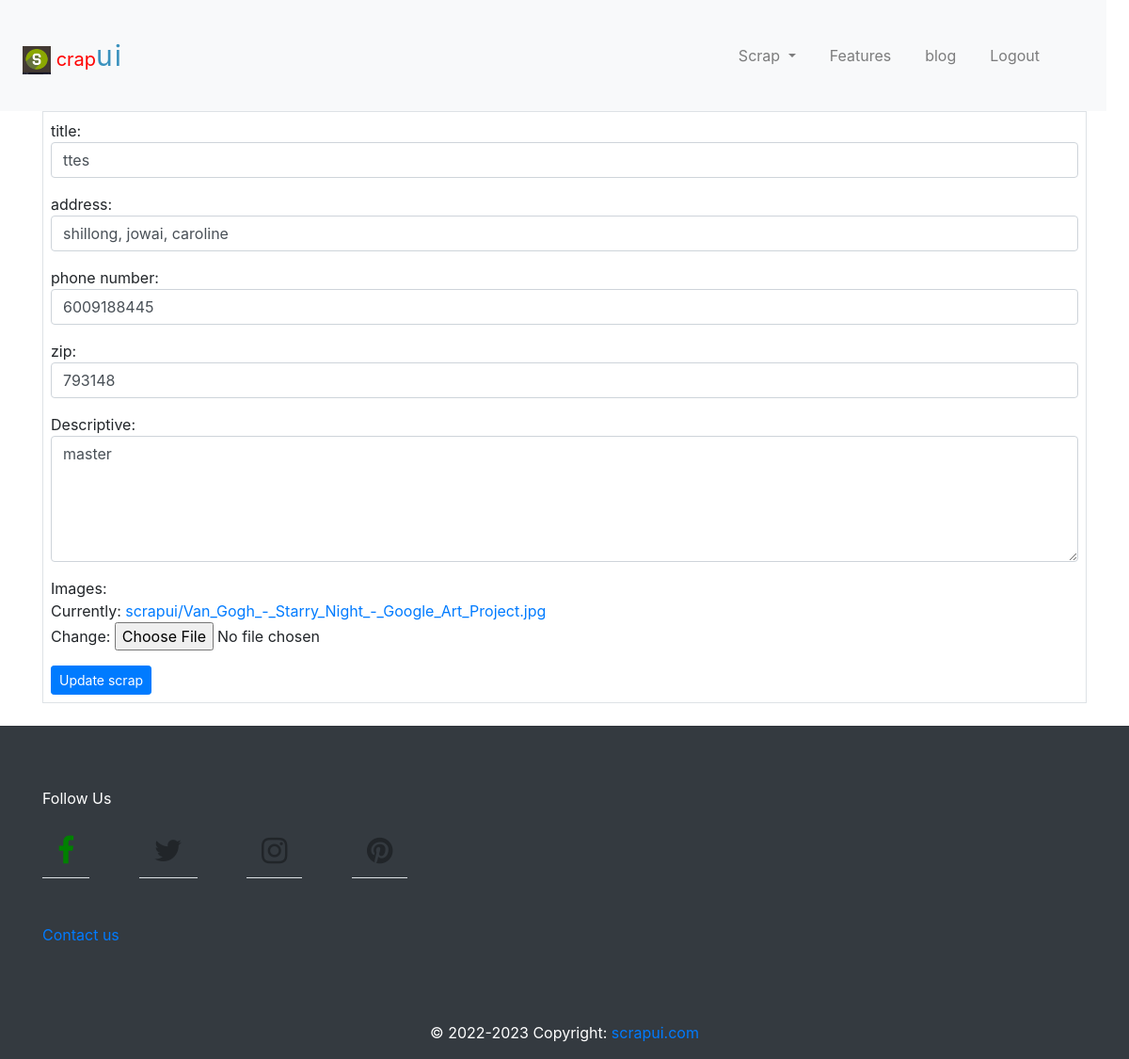
The app's page /editscrap/3/ (signed in) with its own data.
### scrapui/models.py (models this page shows, shortened)
class ScrapItem(models.Model ) :
    regex = RegexValidator(regex=r"(0|91)?[6-9][0-9]{9}",message='Invalid phone number ')
    name = models.CharField(max_length=100)
    user = models.ForeignKey( User , on_delete=models.CASCADE )
    address = models.CharField(max_length=100, blank=False)
    phone = models.CharField(validators=[regex] ,max_length=12)
    descriptive = models.TextField()
    zip  = models.IntegerField()
    status = models.BooleanField(default=False)
    images = models.ImageField( upload_to ="scrapui/")
    created   = models.DateTimeField( auto_now_add=True )
    updated   = models.DateTimeField( auto_now=True )

### scrapui/views.py (the view)
# urls.py: path('editscrap/<int:id>/' , editscrap , name='editscrap') ,
def editscrap( request ,id  ) :
    template = 'scrapui/editscrap.html'
    context = {}
    user = User.objects.get(username=request.user.username,email=request.user.email)
    getid = get_object_or_404(ScrapItem , id=id)
    print( getid.user , request.user )
    if request.method == 'POST' :
        form = Scrapform(request.POST , request.FILES , instance=getid)
        if form.is_valid() :
            if getid.user == request.user:
                f = form.save(commit=False)
                f.user = request.user
                f.save()
                messages.success(request, f'Scrap adding successfully!')
            else:
                messages.success(request, f'Unauthorized!')
            return redirect('listscrap')
    else:
        form = Scrapform(instance=getid)
    context['form'] = form
    return render( request , template , context )

### scrapui/forms.py
class Scrapform( forms.ModelForm ) :
    name = forms.CharField(label='title',max_length=50 , widget=forms.TextInput(
        attrs={'class':'form-control'}
    ))
    address = forms.CharField(label='address',max_length=50 , widget=forms.TextInput(
        attrs={'class':'form-control'}
    ))
    phone = forms.CharField(label='phone number',max_length=50 , widget=forms.TextInput(
        attrs={'class':'form-control'}
    ))
    zip = forms.IntegerField(label='zip' , widget=forms.NumberInput(
        attrs={'class':'form-control'}
    ))
    descriptive = forms.CharField(label='Descriptive',max_length=500 , widget=forms.Textarea(
        attrs={'class':'form-control','placeholder':' Please provide your question and any additional context that will be usefull for our team','rows':5}
    ))
    class Meta :
        model = ScrapItem
        fields = ['name','address','phone','zip','descriptive','images'] # 'city','state',
        exclude = ['user']

### scrapui/templates/scrapui/editscrap.html (shortened to what this page needs)
{% extends '../main/main.html' %}
{% block content %}
<div class="container w-100">
    <form method="POST" enctype="multipart/form-data" class="border p-2 mb-4">
        {% for field in form %}
                <p>{{ field.label }}: <br> {{ field }}</p>
        {% endfor %}
        <button class="btn btn-sm btn-primary" type="submit">Update scrap </button>
    </form>
</div>
{% endblock %}

### scrapui/static/css/index.css (style rules this page uses)
* { margin: 0; padding: 0; box-sizing: border-box; }
body { font-family: sans-serif; background: var(--base-theme); color: var(--color-theme); }

### records on screen
ScrapItem: form "ttes" "shillong, jowai, caroline" "6009188445" "793148" "master"

### other values on screen
{{ field.label }} "title" "address" "phone number" "zip" "Descriptive" "Images"
